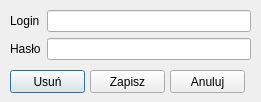
<?xml version="1.0" encoding="UTF-8"?>
<ui version="4.0">
 <class>edycja_administratora</class>
 <widget class="QDialog" name="edycja_administratora">
  <property name="geometry">
   <rect>
    <x>0</x>
    <y>0</y>
    <width>261</width>
    <height>102</height>
   </rect>
  </property>
  <property name="windowTitle">
   <string>Edycja administratora</string>
  </property>
  <widget class="QWidget" name="formLayoutWidget">
   <property name="geometry">
    <rect>
     <x>10</x>
     <y>10</y>
     <width>241</width>
     <height>51</height>
    </rect>
   </property>
   <layout class="QFormLayout" name="formLayout">
    <item row="0" column="0">
     <widget class="QLabel" name="label">
      <property name="text">
       <string>Login</string>
      </property>
     </widget>
    </item>
    <item row="0" column="1">
     <widget class="QLineEdit" name="login"/>
    </item>
    <item row="1" column="0">
     <widget class="QLabel" name="label_2">
      <property name="text">
       <string>Hasło</string>
      </property>
     </widget>
    </item>
    <item row="1" column="1">
     <widget class="QLineEdit" name="haslo">
      <property name="echoMode">
       <enum>QLineEdit::Password</enum>
      </property>
     </widget>
    </item>
   </layout>
  </widget>
  <widget class="QPushButton" name="btnUsun">
   <property name="geometry">
    <rect>
     <x>10</x>
     <y>70</y>
     <width>75</width>
     <height>23</height>
    </rect>
   </property>
   <property name="text">
    <string>Usuń</string>
   </property>
  </widget>
  <widget class="QPushButton" name="btnZapisz">
   <property name="geometry">
    <rect>
     <x>90</x>
     <y>70</y>
     <width>75</width>
     <height>23</height>
    </rect>
   </property>
   <property name="text">
    <string>Zapisz</string>
   </property>
  </widget>
  <widget class="QPushButton" name="btnAnuluj">
   <property name="geometry">
    <rect>
     <x>170</x>
     <y>70</y>
     <width>75</width>
     <height>23</height>
    </rect>
   </property>
   <property name="text">
    <string>Anuluj</string>
   </property>
  </widget>
 </widget>
 <resources/>
 <connections/>
</ui>
